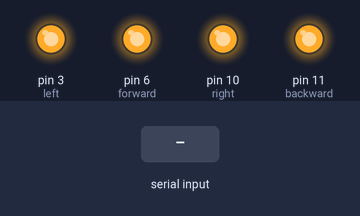
A sketch run on a simulated Arduino Uno, built with avr-gcc and run on an emulated ATmega328P. Parts: output pins drawn as LEDs (lit = HIGH). The test bench sets the inputs (shaded band). What the sketch prints to the serial monitor is not drawn.

Above: at 1.2 s.
1.3 s: "F" received over Serial
At 2.0 s:
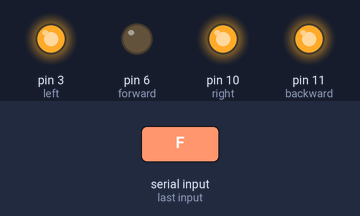
2.8 s: "G" received over Serial
At 3.2 s:
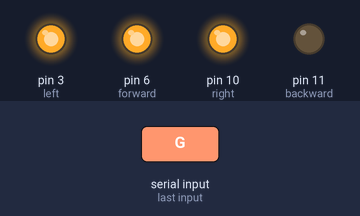
4.3 s: "L" received over Serial
At 5.5 s:
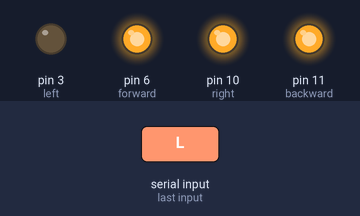
5.8 s: "R" received over Serial
At 6.7 s:
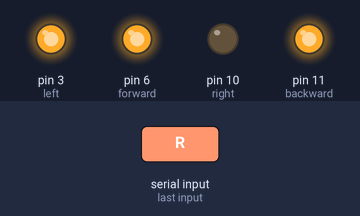
7.3 s: "Q" received over Serial
At 7.8 s:
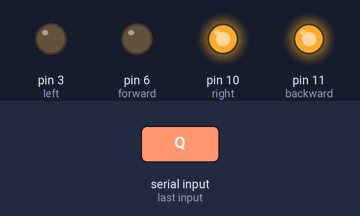
8.8 s: "E" received over Serial
At 10.1 s:
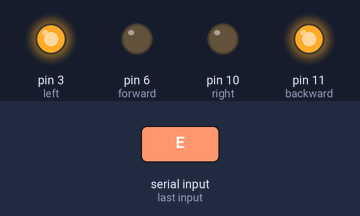
Timing chart, 0 to 11.3 s (numbered marks = the images above; inputs shaded):
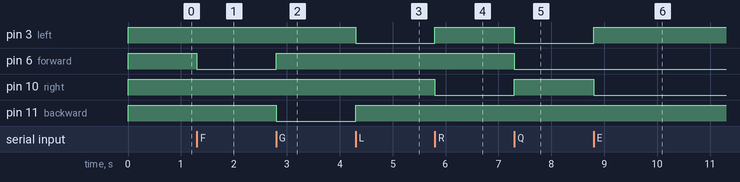

The sketch:

car.ino
```cpp
const int left = 3;
const int forward = 6;
const int right = 10;
const int backward = 11;

// Key mapping:
// F - Forward
// G - Backward
// L - Left
// R - Right
// S - Stop (no button pressed)
// Q - Forward Left
// E - Forward Right
// Z - Backward Left
// C - Backward Right

void setup() {
  Serial.begin(9600);
  pinMode(left, OUTPUT);
  pinMode(forward, OUTPUT);
  pinMode(right, OUTPUT);
  pinMode(backward, OUTPUT);
  digitalWrite(left, HIGH);
  digitalWrite(forward, HIGH);
  digitalWrite(right, HIGH);
  digitalWrite(backward, HIGH);
}

void loop() {
  if (Serial.available() > 0) {
    char data = Serial.read();
    Serial.print(data);

    switch (data) {
      case 'F':
        carGoesForward();
        break;
      case 'G':
        carGoesBackward();
        break;
      case 'L':
        carGoesLeft();
        break;
      case 'R':
        carGoesRight();
        break;
      case 'S':
        carStops();
        break;
      case 'Q':
        carGoesForwardLeft();
        break;
      case 'E':
        carGoesForwardRight();
        break;
      case 'Z':
        carGoesBackwardLeft();
        break;
      case 'C':
        carGoesBackwardRight();
        break;
    }
  }
}

void carGoesLeft() {
  digitalWrite(left, LOW);
  digitalWrite(forward, HIGH);
  digitalWrite(right, HIGH);
  digitalWrite(backward, HIGH);
}

void carGoesRight() {
  digitalWrite(left, HIGH);
  digitalWrite(forward, HIGH);
  digitalWrite(right, LOW);
  digitalWrite(backward, HIGH);
}

void carStops() {
  digitalWrite(left, HIGH);
  digitalWrite(forward, HIGH);
  digitalWrite(right, HIGH);
  digitalWrite(backward, HIGH);
}

void carGoesForward() {
  digitalWrite(left, HIGH);
  digitalWrite(forward, LOW);
  digitalWrite(right, HIGH);
  digitalWrite(backward, HIGH);
}

void carGoesBackward() {
  digitalWrite(left, HIGH);
  digitalWrite(forward, HIGH);
  digitalWrite(right, HIGH);
  digitalWrite(backward, LOW);
}

void carGoesForwardLeft() {
  digitalWrite(left, LOW);
  digitalWrite(forward, LOW);
  digitalWrite(right, HIGH);
  digitalWrite(backward, HIGH);
}

void carGoesForwardRight() {
  digitalWrite(left, HIGH);
  digitalWrite(forward, LOW);
  digitalWrite(right, LOW);
  digitalWrite(backward, HIGH);
}

void carGoesBackwardLeft() {
  digitalWrite(left, LOW);
  digitalWrite(forward, HIGH);
  digitalWrite(right, HIGH);
  digitalWrite(backward, LOW);
}

void carGoesBackwardRight() {
  digitalWrite(left, HIGH);
  digitalWrite(forward, HIGH);
  digitalWrite(right, LOW);
  digitalWrite(backward, LOW);
}
```

Measured:
- after the input at 1.3 s, pin 6 (forward): HIGH → LOW at once
- after the input at 2.8 s, pin 6 (forward): LOW → HIGH at once; pin 11 (backward): HIGH → LOW at once
- after the input at 4.3 s, pin 3 (left): HIGH → LOW at once; pin 11 (backward): LOW → HIGH at once
- after the input at 5.8 s, pin 3 (left): LOW → HIGH at once; pin 10 (right): HIGH → LOW at once
- after the input at 7.3 s, pin 3 (left), pin 6 (forward): HIGH → LOW at once; pin 10 (right): LOW → HIGH at once
- after the input at 8.8 s, pin 3 (left): LOW → HIGH at once; pin 10 (right): HIGH → LOW at once
